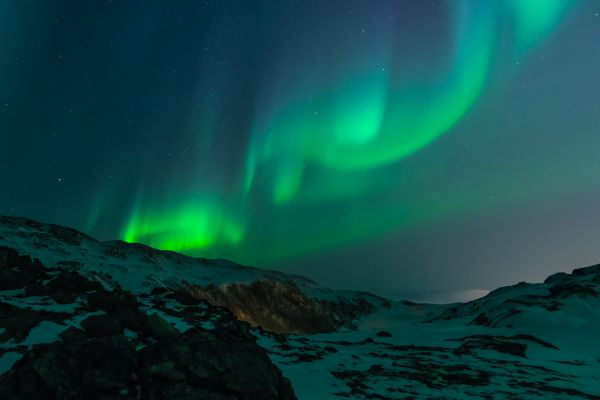
#> input picture ECSE341-Image/Labs/Lab01/img.jpg, 600 x 400 px, found by its file name
$ jupyter execute --allow-errors ip_03.ipynb
#> lines starting #> are read from the running program, lines starting #| are printed output that depends on the picture; after the words box and inside, x2 and y2 are one past the last pixel; in counts of white or black regions, pixels touching at a corner belong together
[cell 1]
from PIL import Image, ImageDraw, ImageFont
import numpy as np
from matplotlib import pyplot as plt
from matplotlib.pyplot import imshow
import cv2
from google.colab.patches import cv2_imshow

## **Part-1**

### **Question-1**

a) Create a numpy array from the Image object. You can read an image using PIL and
convert it to numpy array.

[cell 2]
img_data = Image.open('img.jpg')
#> img_data is the input picture: PIL image 600x400 RGB; mean R, G, B 15.4, 72, 69.3
img_arr = np.array(img_data)
print(img_arr)
#> (printed output is left out)

b) Reverse: Convert from numpy array into a PIL Image object.

[cell 3]
im = Image.fromarray(img_arr)
im

### **Question 2**

Converting from one file format to another. Read an image in one file format and
save it to another: for example, from PNG to JPG.

[cell 4]
img = Image.open("img.jpg")
img.save("img.png")

### **Question 3: Take any RGB image as input and crop that image. Show input**

a) Using direct function in Python

[cell 5]
img = Image.open("img.jpg")
plt.figure()
plt.imshow(img)
(left, upper, right, lower) = (20, 20, 100, 100)
img_crop = img.crop((left, upper, right, lower))
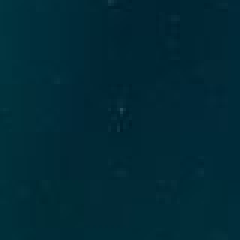
#> img_crop: PIL image 80x80 RGB (shown 3 times larger); mean R, G, B 0.9, 42.1, 54.6
plt.figure()
plt.imshow(img_crop)

b) Write your program using arrays and matrices. This is required to make you
familiar with images and their dimensions

[cell 6]
img_data = Image.open('img.jpg')
crop = np.array(img_data)
cropped=crop[20:100,20:100,:]
plt.imshow(cropped)
cropped.shape
#> Out = (80, 80, 3)

### **Question 4. Negative of an image**

[cell 7]
img = Image.open("img.jpg");

for i in range(0, img.size[0]-1):

    for j in range(0, img.size[1]-1):

        pixelColorVals = img.getpixel((i,j))

        redPixel    = 255 - pixelColorVals[0]
        greenPixel  = 255 - pixelColorVals[1]
        bluePixel   = 255 - pixelColorVals[2]

        img.putpixel((i,j),(redPixel, greenPixel, bluePixel))
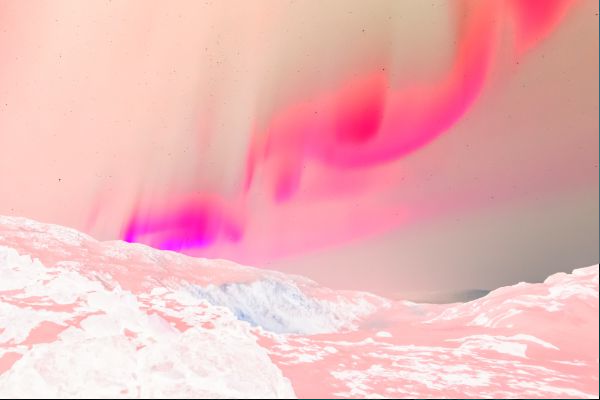
#> img: PIL image 600x400 RGB; mean R, G, B 238.7, 182.4, 185.1

img

### **Question 5. Creating a circular mask on the input image**

[cell 8]
img = cv2.imread('sq0.jpg', 1)
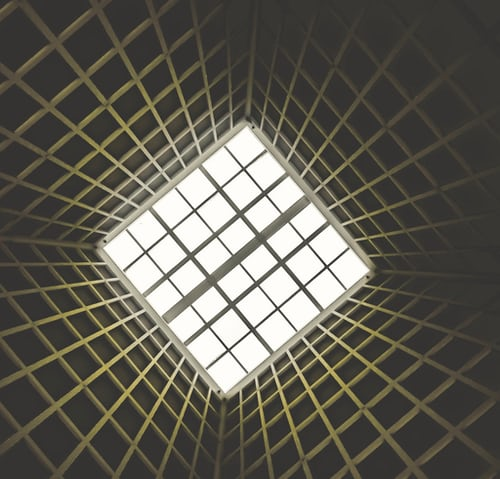
#> input picture ECSE341-Image/Labs/Lab03/sq0.jpg, 500 x 479 px
#> img is the input picture: shape (479, 500, 3); mean B, G, R 82.8, 92.6, 95.2
img_color = cv2.cvtColor(img, cv2.COLOR_BGR2RGB)

temp = np.zeros_like(img_color, dtype=np.uint8)
circle = cv2.circle(temp, (250, 250), 450, (255,255,255), 400)
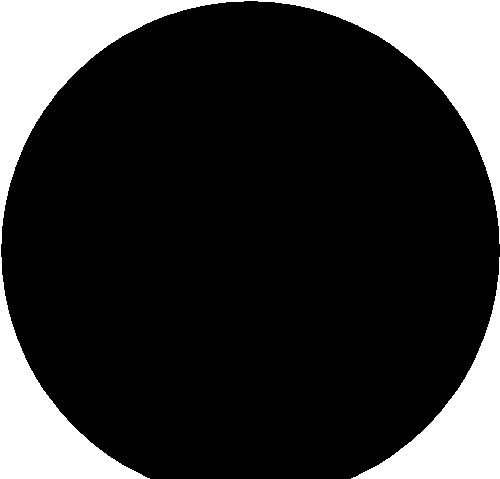
#> temp: shape (479, 500, 3); 19.7% white; 2 white regions, box (x1, y1, x2, y2) and area: (0, 0, 500, 479) 37549, (351, 257, 500, 479) 9630

newimg= cv2.subtract(img_color, circle)
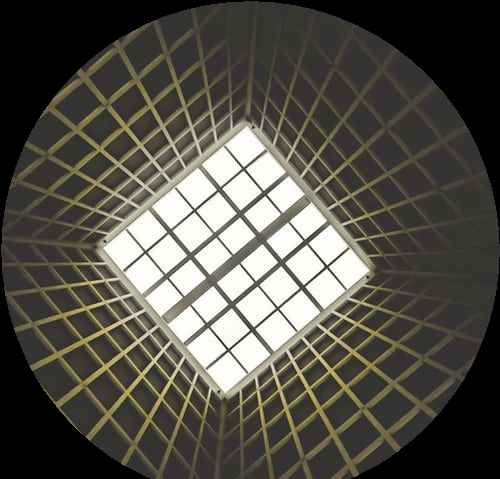
#> newimg: shape (479, 500, 3); mean R, G, B 83.3, 81.1, 72.5
plt.imshow(newimg)

### **6. Reading and displaying multiple images at once**

[cell 9]
fig=plt.figure(figsize=(8, 8))
columns = 2
rows = 2
#> (the rest of this cell did not finish here and is left out)

### **7. Create a thumbnail**

[cell 10]
image = Image.open("sq0.jpg")
MAX_SIZE = (100, 100)
image.thumbnail(MAX_SIZE)
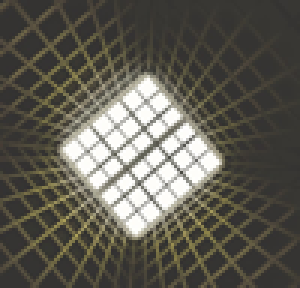
#> image: PIL image 100x96 RGB (shown 3 times larger); mean R, G, B 95.2, 92.6, 82.9

image.save('thumb.jpg')
thumb = Image.open("thumb.jpg")
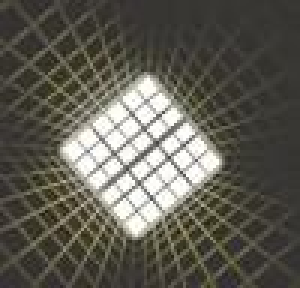
#> thumb: PIL image 100x96 RGB (shown 3 times larger); mean R, G, B 94.7, 92.4, 82.9
image1 = Image.open("sq0.jpg")
image1.paste(thumb,(10,10))
image1

### **8. Drawing on an image in Python**

a) You can draw lines or other geometric shapes on an image

[cell 11]
with Image.open("img.jpg") as im:

    draw = ImageDraw.Draw(im)
    draw.rectangle([10,10,40,40],fill="blue")
plt.imshow(im)
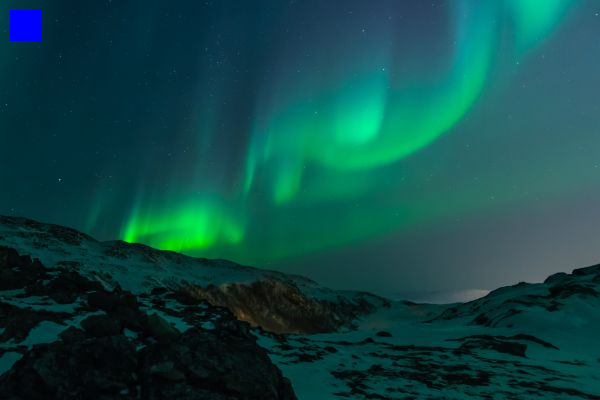
#> shown: shape (400, 600, 3); mean R, G, B 15.4, 71.8, 70.1

b) Drawing text on an image

[cell 12]
with Image.open("img.jpg") as im:

    draw = ImageDraw.Draw(im)
    fnt = ImageFont.truetype('Childrensans-7BOGR.ttf', 30)
    draw.text([30,30],"Hello World!",font=fnt)
plt.imshow(im)
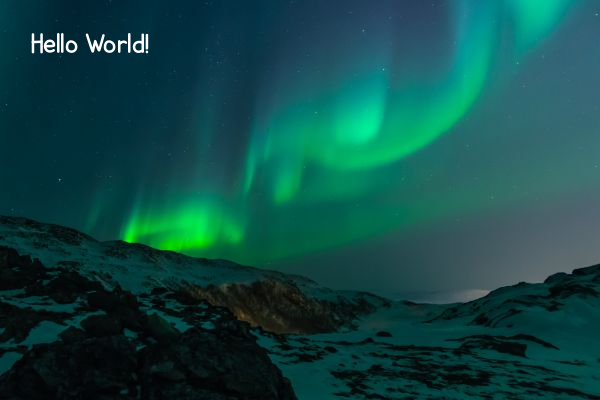
#> shown: shape (400, 600, 3); mean R, G, B 16.3, 72.7, 70

### **9. R,G,B channels splitting and merging**

[cell 13]
im = Image.open(r"img.jpg")

im1 = Image.Image.split(im)

print(np.array(im1[0]))
#> (printed output is left out)
print(np.array(im1[1]))
#> (printed output is left out)
print(np.array(im1[2]))
#> (printed output is left out)
# im1[0].save("r.jpg")
# im1[1].save("g.jpg")
# im1[2].save("b.jpg")
